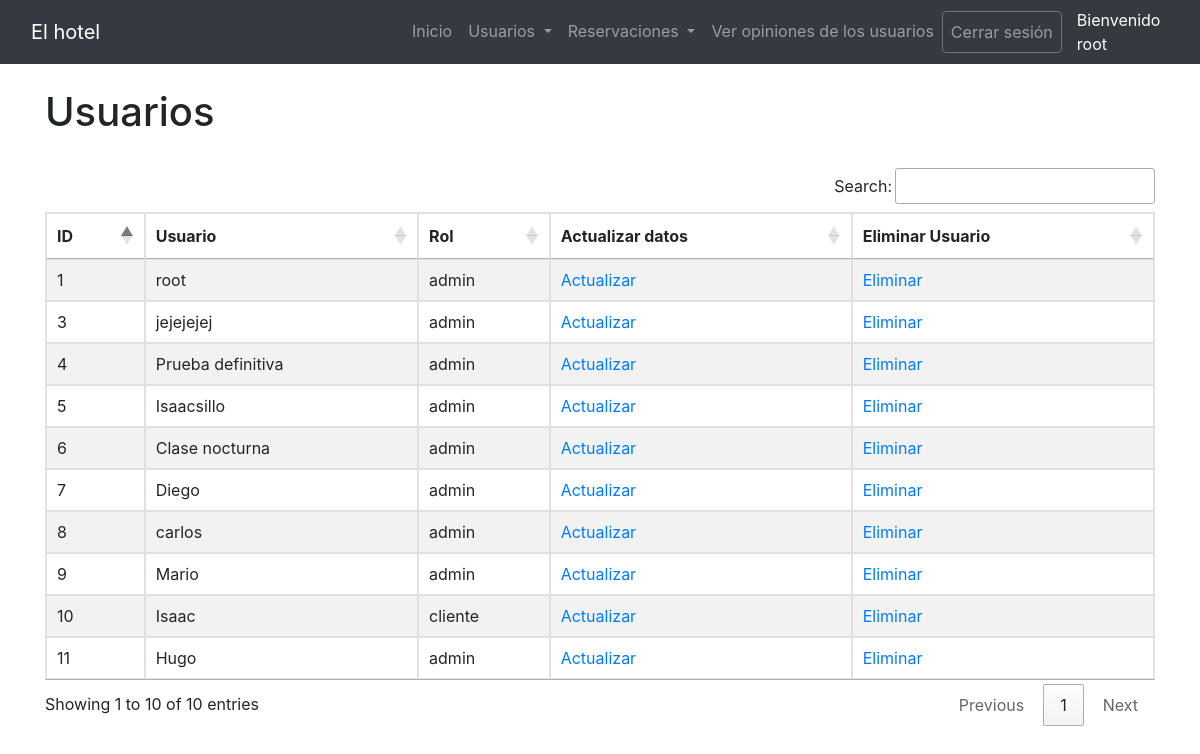
Screenshot of /verUsuarios.php (signed in) with the database file from the repository.
### tables this page shows
CREATE TABLE `usuarios` (
  `id` int(3) NOT NULL,
  `usuario` varchar(80) NOT NULL,
  `contraseña` varchar(25) NOT NULL,
  `rol` varchar(15) NOT NULL,
  `correo` varchar(200) NOT NULL
);

### datos/classConectionMySQL.php (called while the page is built, shortened)
<?php
class ConnectionMySQL{
	private $host;
	private $user;
	private $password;
	private $database;
	public $conn;
	public function __construct(){
		$this->host=HOST;
		$this->user=USER;
		$this->password=PASSWORD;
		$this->database=DATABASE;
	}
	public function CreateConnection(){
		$this->conn = new mysqli($this->host,$this->user,$this->password,$this->database);
	}
	public function ExecuteQuery($sql){
		$result = $this->conn->query($sql);
		return $result;
	}
	public function GetRows($result){
		return $result->fetch_row();
	}
}
?>

### verUsuarios.php (the view, shortened to what this page needs)
<!DOCTYPE html>
<html lang="es">
<head>
	<link rel="stylesheet" href="https://stackpath.bootstrapcdn.com/bootstrap/4.3.1/css/bootstrap.min.css">
    <link rel="stylesheet" href="https://cdn.datatables.net/1.13.4/css/jquery.dataTables.min.css">
    <link rel="stylesheet" href="https://cdn.datatables.net/buttons/2.3.6/css/buttons.dataTables.min.css">
</head>
<body>
    <?php
        if (isset($_SESSION["user"]) && $_SESSION["rol"]=="admin"){
          include_once "encabezados/logeadoAdmin.php";
        } else if (isset($_SESSION["user"]) && $_SESSION["rol"]!="admin") {
            header("Location: menu.php");
        } else {
            header("Location: index.php");
        }
    ?>
    <div class="container">
    <h1 class="py-4">Usuarios</h1>
    <table id="example" class="table table-striped table-bordered" style="width:100%">
    <thead>
        <tr>
            <th>ID</th>
            <th>Usuario</th>
            <th>Rol</th>
            <th>Actualizar datos</th>
            <th>Eliminar Usuario</th>
        </tr>
    </thead>
    <tbody>
        <?php
            require("datos/classConectionMySQL.php");
            $NewConn = new ConnectionMySQL();
            $NewConn->CreateConnection();
            $query = "Select * from usuarios";
            $result = $NewConn->ExecuteQuery($query);
            if($result){
                while($row=$NewConn -> GetRows($result)){
                    echo "<tr>
                        <td>".$row[0]."</td>
                        <td>".$row[1]."</td>
                        <td>".$row[3]."</td>
                        <td><a href='updateUsuario.php?id=$row[0]'>Actualizar</a></td>
                        <td><a href='eliminarUsuario.php?id=$row[0]'>Eliminar</a></td>
                    </tr>";
                }
            } else {
                echo "<h1>Error al conectar a la base de datos, o el registro no existe</h1>";
            }
        ?>
        </tbody>
    </table>
    </div>
</body>
</html>

### rows the page displays
usuarios: id "1", usuario "root", rol "admin"
usuarios: id "3", usuario "jejejejej", rol "admin"
usuarios: id "4", usuario "Prueba definitiva", rol "admin"
usuarios: id "5", usuario "Isaacsillo", rol "admin"
usuarios: id "6", usuario "Clase nocturna", rol "admin"
usuarios: id "7", usuario "Diego", rol "admin"
usuarios: id "8", usuario "carlos", rol "admin"
usuarios: id "9", usuario "Mario", rol "admin"
usuarios: id "10", usuario "Isaac", rol "cliente"
usuarios: id "11", usuario "Hugo", rol "admin"

### other values shown
$_SESSION["user"] "root"
